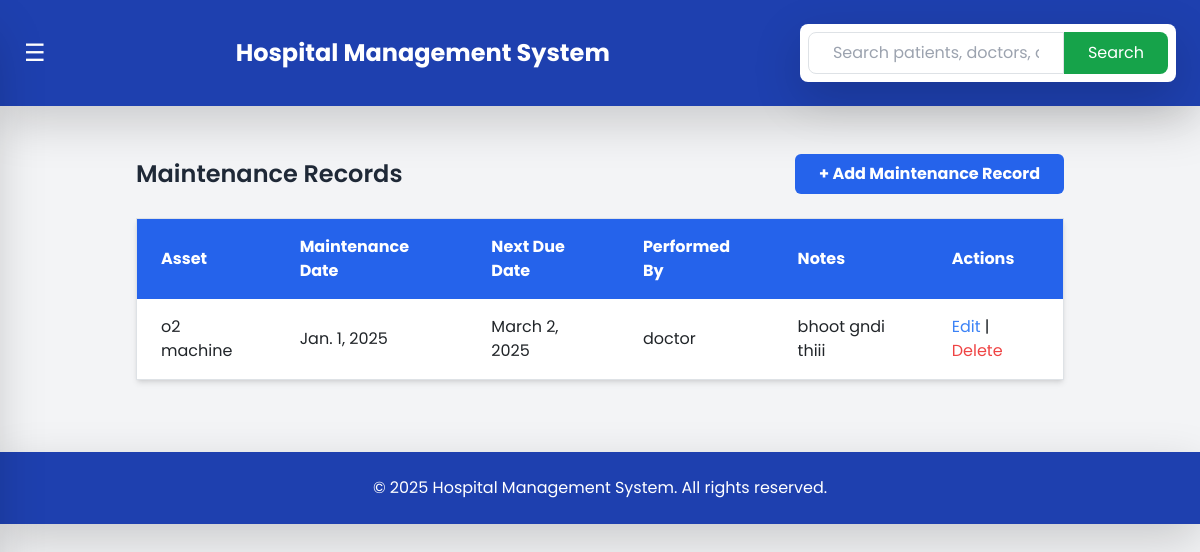
Screenshot of /maintenance/ with the database file from the repository.
### hms/models.py (models this page shows, shortened)
class Maintenance(models.Model):
    asset = models.ForeignKey(Asset, on_delete=models.CASCADE, related_name="maintenance_logs")
    maintenance_date = models.DateField()
    next_due_date = models.DateField()
    performed_by = models.ForeignKey(CustomUser, on_delete=models.SET_NULL, null=True)
    notes = models.TextField(blank=True)

class Asset(models.Model):
    ASSET_TYPES = [
        ('Medical Equipment', 'Medical Equipment'),
        ('Furniture', 'Furniture'),
        ('Electronics', 'Electronics'),
        ('Other', 'Other'),
    ]
    name = models.CharField(max_length=255)
    asset_type = models.CharField(max_length=50, choices=ASSET_TYPES)
    purchase_date = models.DateField()
    warranty_expiry = models.DateField()
    quantity = models.PositiveIntegerField()
    location = models.CharField(max_length=255, help_text="Where is this asset located?")

class CustomUser(AbstractUser):
    GENDER_CHOICES = (
        ('male', 'Male'),
        ('female', 'Female'),
        ('other', 'Other'),
    )
    full_name = models.CharField(max_length=255, blank=True, null=True)
    contact_number = models.CharField(max_length=15, blank=True, null=True)
    address = models.TextField(blank=True, null=True)
    gender = models.CharField(max_length=10, choices=GENDER_CHOICES, blank=True, null=True)
    groups = models.ManyToManyField(Group, related_name="customuser_groups", blank=True)
    user_permissions = models.ManyToManyField(Permission, related_name="customuser_permissions", blank=True)

### hms/views.py (the view)
# urls.py: path('maintenance/', views.maintenance_list, name='maintenance_list'),
def maintenance_list(request):
    maintenance_records = Maintenance.objects.all()
    return render(request, 'hms/maintenance_list.html', {'maintenance_records': maintenance_records})

### hms/templates/hms/maintenance_list.html
{% extends 'hms/base.html' %}
{% block content %}
<div class="container mx-auto p-6">
    <div class="flex justify-between items-center mb-6">
        <h2 class="text-2xl font-semibold text-gray-800">Maintenance Records</h2>
        <a href="{% url 'add_maintenance' %}" class="bg-blue-600 hover:bg-blue-700 text-white font-bold py-2 px-4 rounded">
            + Add Maintenance Record
        </a>
    </div>
    <table class="w-full border-collapse border border-gray-200 shadow-md bg-white">
        <thead>
            <tr class="bg-blue-600 text-white">
                <th class="py-3 px-4 text-left">Asset</th>
                <th class="py-3 px-4 text-left">Maintenance Date</th>
                <th class="py-3 px-4 text-left">Next Due Date</th>
                <th class="py-3 px-4 text-left">Performed By</th>
                <th class="py-3 px-4 text-left">Notes</th>
                <th class="py-3 px-4 text-left">Actions</th>
            </tr>
        </thead>
        <tbody>
            {% for maintenance in maintenance_records %}
            <tr class="border-b hover:bg-gray-100 transition">
                <td class="py-3 px-4">{{ maintenance.asset.name }}</td>
                <td class="py-3 px-4">{{ maintenance.maintenance_date }}</td>
                <td class="py-3 px-4">{{ maintenance.next_due_date }}</td>
                <td class="py-3 px-4">{{ maintenance.performed_by.full_name }}</td>
                <td class="py-3 px-4">{{ maintenance.notes }}</td>
                <td class="py-3 px-4">
                    <a href="{% url 'edit_maintenance' maintenance.id %}" class="text-blue-500 hover:underline">Edit</a> |
                    <a href="{% url 'delete_maintenance' maintenance.id %}" class="text-red-500 hover:underline"
                       onclick="return confirm('Are you sure you want to delete this maintenance record?');">
                        Delete
                    </a>
                </td>
            </tr>
            {% empty %}
            <tr>
                <td colspan="6" class="text-center py-4 text-gray-600">No maintenance records found.</td>
            </tr>
            {% endfor %}
        </tbody>
    </table>
</div>
{% endblock %}

### hms/templates/hms/base.html (style rules this page uses)
body { font-family: 'Poppins', sans-serif; }

### rows the page displays
Maintenance: asset.name "o2 machine", maintenance_date "Jan. 1, 2025", next_due_date "March 2, 2025", performed_by.full_name "doctor", notes "bhoot gndi thiii"
